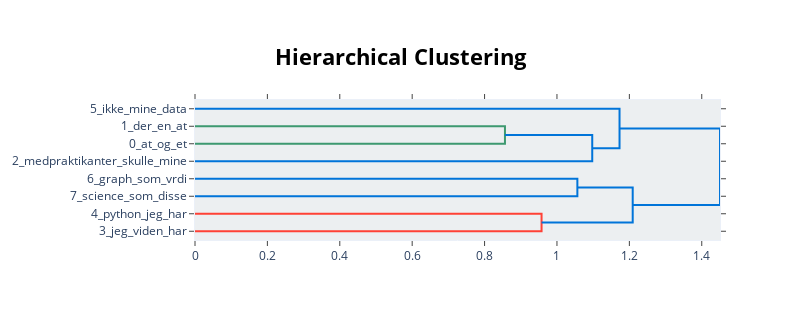

Notebook cell for this chart:
### Markdown cell above
#### Hierarchical Clustering

### Code cell
# clustering
topic_model.visualize_hierarchy(top_n_topics=20, width=800)

### Figure 1 — Plotly figure (JSON) as saved in the notebook; plotly's stock layout.template omitted (floating-point values rounded to 4 significant figures)
{"data": [{"hoverinfo": "text", "marker": {"color": "rgb(61,153,112)"}, "mode": "lines", "type": "scatter", "x": [0, 0.8563, 0.8563, 0], "xaxis": "x", "y": [-15, -15, -25, -25], "yaxis": "y"}, {"hoverinfo": "text", "marker": {"color": "rgb(0,116,217)"}, "mode": "lines", "type": "scatter", "x": [0.8563, 1.097, 1.097, 0], "xaxis": "x", "y": [-20, -20, -35, -35], "yaxis": "y"}, {"hoverinfo": "text", "marker": {"color": "rgb(0,116,217)"}, "mode": "lines", "type": "scatter", "x": [0, 1.173, 1.173, 1.097], "xaxis": "x", "y": [-5, -5, -27.5, -27.5], "yaxis": "y"}, {"hoverinfo": "text", "marker": {"color": "rgb(0,116,217)"}, "mode": "lines", "type": "scatter", "x": [0, 1.056, 1.056, 0], "xaxis": "x", "y": [-45, -45, -55, -55], "yaxis": "y"}, {"hoverinfo": "text", "marker": {"color": "rgb(255,65,54)"}, "mode": "lines", "type": "scatter", "x": [0, 0.9575, 0.9575, 0], "xaxis": "x", "y": [-65, -65, -75, -75], "yaxis": "y"}, {"hoverinfo": "text", "marker": {"color": "rgb(0,116,217)"}, "mode": "lines", "type": "scatter", "x": [1.056, 1.209, 1.209, 0.9575], "xaxis": "x", "y": [-50, -50, -70, -70], "yaxis": "y"}, {"hoverinfo": "text", "marker": {"color": "rgb(0,116,217)"}, "mode": "lines", "type": "scatter", "x": [1.173, 1.45, 1.45, 1.209], "xaxis": "x", "y": [-16.25, -16.25, -60, -60], "yaxis": "y"}], "layout": {"autosize": false, "height": 320, "hoverlabel": {"bgcolor": "white", "font": {"family": "Rockwell", "size": 16}}, "hovermode": "closest", "plot_bgcolor": "#ECEFF1", "showlegend": false, "title": {"font": {"color": "Black", "size": 22}, "text": "<b>Hierarchical Clustering", "x": 0.5, "xanchor": "center", "yanchor": "top"}, "width": 800, "xaxis": {"mirror": "allticks", "rangemode": "tozero", "showgrid": false, "showline": true, "showticklabels": true, "ticks": "outside", "type": "linear", "zeroline": false}, "yaxis": {"mirror": "allticks", "range": [-80, 0], "rangemode": "tozero", "showgrid": false, "showline": true, "showticklabels": true, "tickmode": "array", "ticks": "outside", "ticktext": ["5_ikke_mine_data", "1_der_en_at", "0_at_og_et", "2_medpraktikanter_skulle_mine", "6_graph_som_vrdi", "7_science_som_disse", "4_python_jeg_har", "3_jeg_viden_har"], "tickvals": [-5, -15, -25, -35, -45, -55, -65, -75], "type": "linear", "zeroline": false}}}
